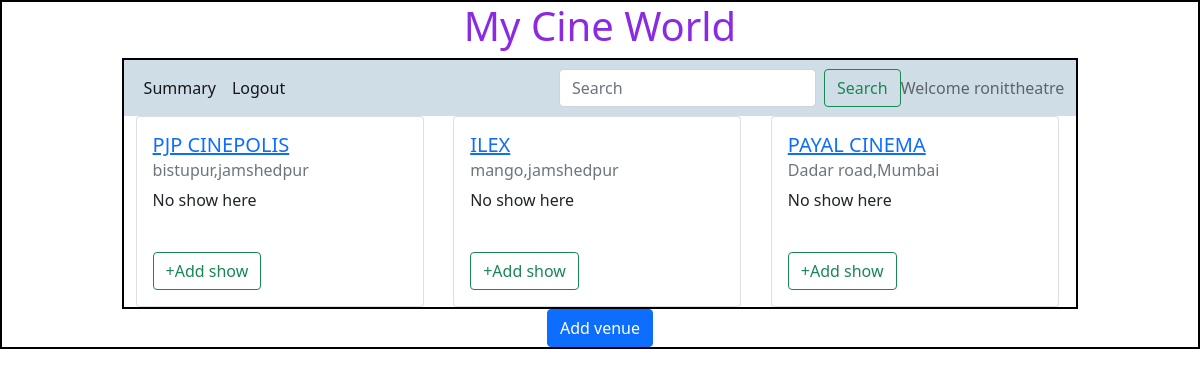
/admin/ronittheatre, run on an earlier commit of the app's database.
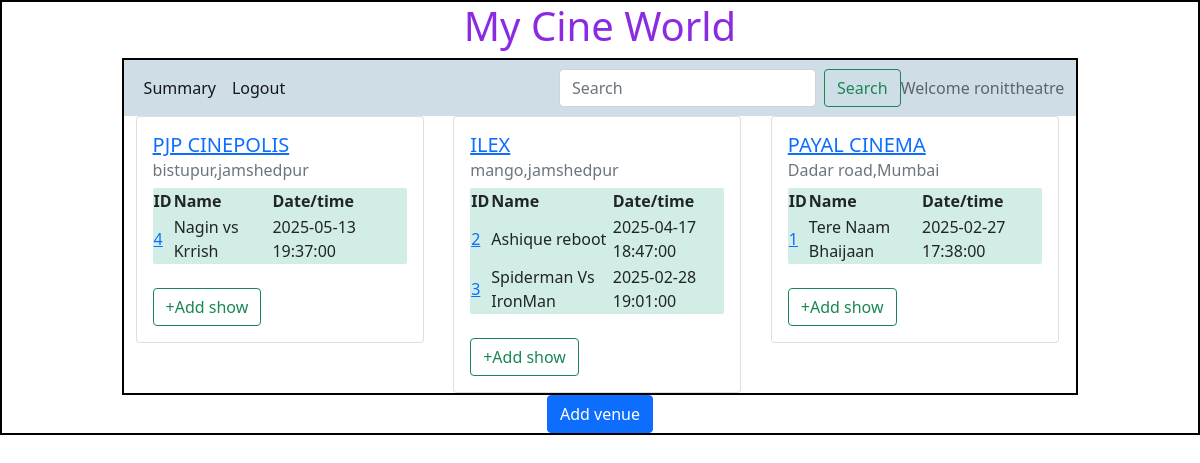
And on a later commit of the database.
### backend/models.py (models this page shows)
class Theatre(db.Model):
    __tablename__="theatre"
    id=db.Column(db.Integer,primary_key=True)
    name=db.Column(db.String,nullable=False)
    location=db.Column(db.String,nullable=False)
    pin_code=db.Column(db.Integer,nullable=False)
    capacity=db.Column(db.Integer,nullable=False)
    show=db.relationship("Show",cascade="all,delete",backref="theatre",lazy=True) #theater can acess all of his show

class Show(db.Model):
    __tablename__="show"
    id=db.Column(db.Integer,primary_key=True)
    name=db.Column(db.String,nullable=False)
    tags=db.Column(db.String,nullable=False)
    rating=db.Column(db.Integer,default=0)
    ticket_price=db.Column(db.Float,default=0.0)
    date_time=db.Column(db.DateTime,nullable=False)
    theatre_id=db.Column(db.Integer,db.ForeignKey("theatre.id"),nullable=False)
    tickets=db.relationship("Ticket",cascade="all,delete",backref="show",lazy=True)#show can access all of his tickets

### backend/controller.py (the view)
@app.route("/admin/<name>")
def admin_dashboard(name):
    theatres =get_theatres()
    return render_template("admin_dashboard.html",name=name,theatres=theatres)

### backend/controller.py (called while the page is built)
def get_theatres():
    theatres=Theatre.query.all()
    return theatres

### templates/admin_dashboard.html (shortened to what this page needs)
<!DOCTYPE html>
<html lang="en">
<head>
    <link rel="stylesheet" href="/static/styles/style.css">
    <link href="https://cdn.jsdelivr.net/npm/bootstrap@5.0.2/dist/css/bootstrap.min.css" rel="stylesheet">
</head>
<body>
    <div id="container">
      <h1 id="heading">My Cine World</h1>
        <div id="panel">
          <nav class="navbar navbar-expand-lg navbar-light" style="background-color: #cfdde7;" >
            <div class="container-fluid">
              <div  class="collapse navbar-collapse" id="navbarText">
                <ul class="navbar-nav me-auto mb-2 mb-lg-0">
                  <li class="nav-item">
                    <a class="nav-link active" aria-current="page" href="#">Summary</a>
                  </li>
                  <li class="nav-item">
                    <a class="nav-link active" href="/login">Logout</a>
                  </li>
                </ul>
                <form class="d-flex" method="POST" action="/search/{{name}}">
                  <input class="form-control me-2" type="search" placeholder="Search" aria-label="Search" name="search_txt" id="search_txt">
                  <button class="btn btn-outline-success" type="submit">Search</button>
                </form>
                <span class="navbar-text">
                  Welcome {{name}}
                </span>
              </div>
            </div>
          </nav>
     <div class="container">
      {%if theatres%}
      <div class="row">
        {%for theatre in theatres%}
        <div class="col">
          <div class="card" style="width: 18rem;">
              <div class="card-body">
                <div id="theatre-name"><h5 class="card-title"><a href="#">{{theatre.name}}</a></h5></div>
                <h6 class="card-subtitle mb-2 text-muted">{{theatre.location}}</h6>
                {%if theatre.show%}
                <table id="show-table">
                  <tr>
                    <th>ID</th>
                    <th>Name</th>
                    <th>Date/time</th>
                  </tr>
                  {%for show in theatre.show%}
                  <tr>
                    <td><a href="#">{{show.id}}</a></td>
                    <td>{{show.name}}</td>
                    <td>{{show.date_time}}</td>
                  </tr>
                  {%endfor%}
                </table>
                {%else%}
                <p>No show here</p>
                {%endif%}
                <br>
                <a href="/show/{{theatre.id}}/{{name}}" type="button" class="btn btn-outline-success">+Add show</a>
              </div>
            </div>
        </div>
        {%endfor%}
      </div>
      {%else%}
      <h3>No Venue available</h3>
      {%endif%}
    </div>
        </div>
        <div class="d-flex justify-content-md-center">
          <a href="/venue/{{name}}" type="button"  class="btn btn-primary  d-flex justify-content-center">Add venue</a>
        </div>
    </div>
</body>
</html>

### static/styles/style.css (style rules this page uses)
* { margin: 0px; }
#container,#panel { border: 2px solid black; }
#panel { width: 80%; height: auto; margin: auto; }
#heading { color: blueviolet; text-align: center; }
#show-table { background-color: rgb(210, 237, 229); border-radius: 2px; }
#theatre-name { color: rgb(0, 128, 60); }

What changed in the data, as far as the page shows it:
computed for Theatre "PJP CINEPOLIS": text "No show here" → "ID Name Date/time"
added Show: id "4", name "Nagin vs Krrish", date_time "2025-05-13 19:37:00", shown under Theatre "PJP CINEPOLIS"
computed for Theatre "ILEX": text "No show here" → "ID Name Date/time"
added Show: id "2", name "Ashique reboot", date_time "2025-04-17 18:47:00", shown under Theatre "ILEX"
added Show: id "3", name "Spiderman Vs IronMan", date_time "2025-02-28 19:01:00", shown under Theatre "ILEX"
computed for Theatre "PAYAL CINEMA": text "No show here" → "ID Name Date/time"
added Show: id "1", name "Tere Naam Bhaijaan", date_time "2025-02-27 17:38:00", shown under Theatre "PAYAL CINEMA"
